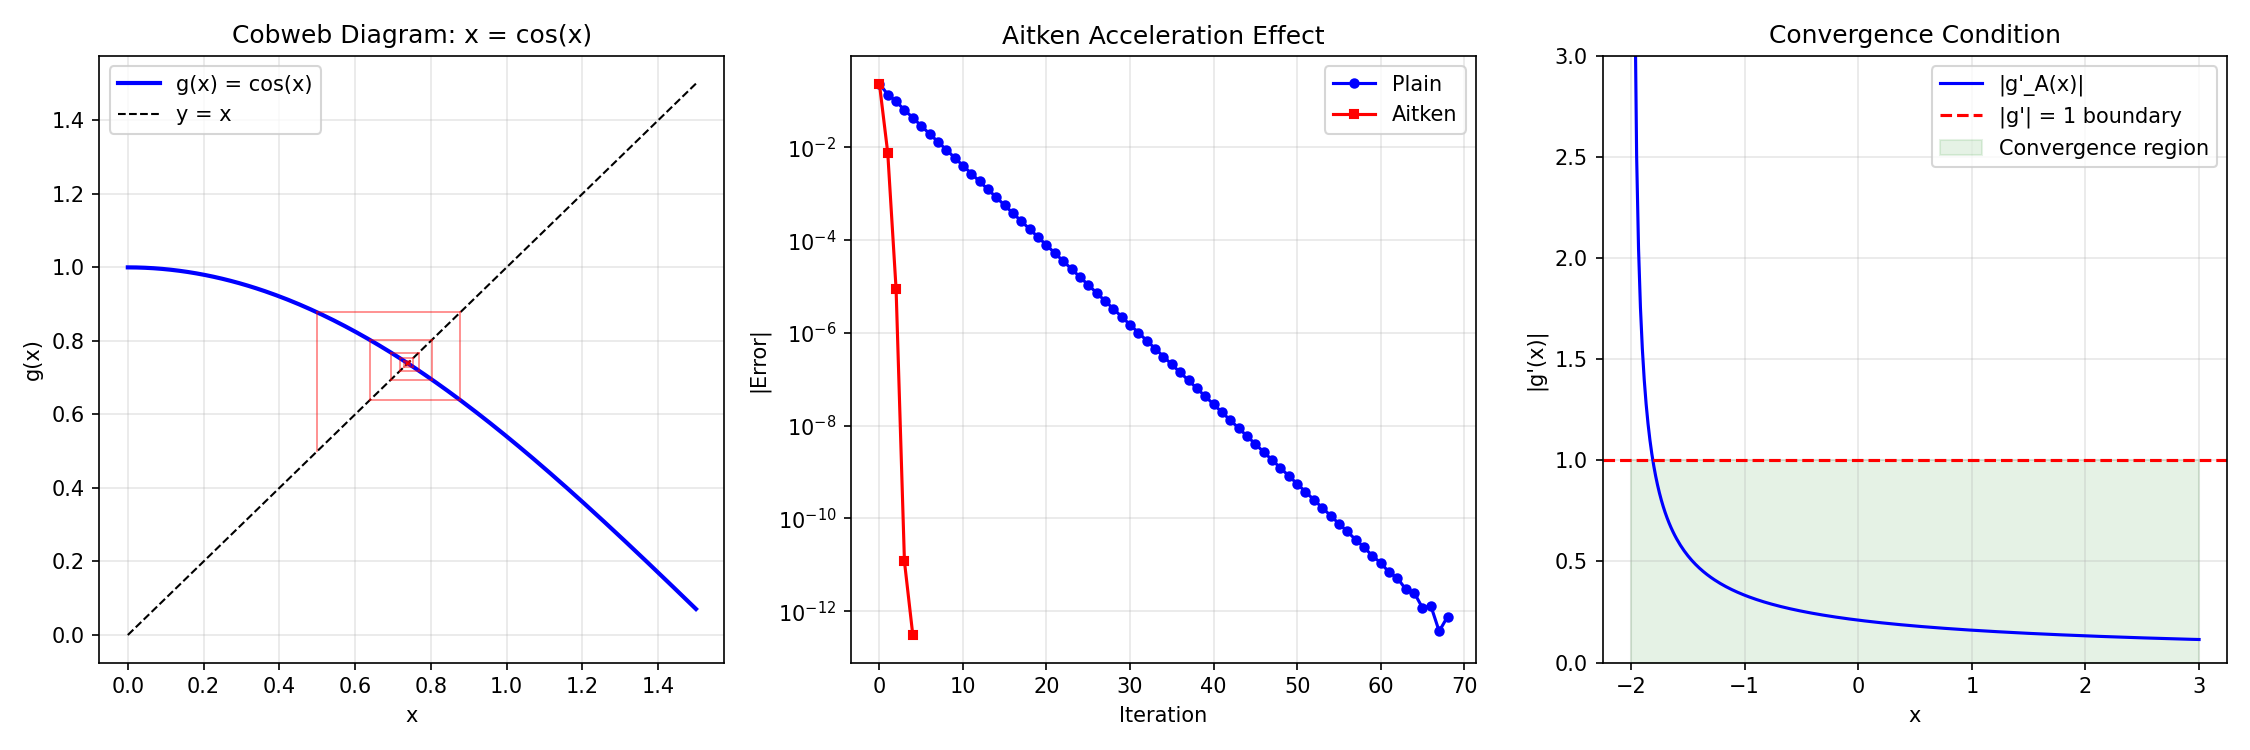

The Python source for this figure:
"""
Fixed-Point Iteration
======================
Rewrite f(x) = 0 as x = g(x), then iterate: x_{n+1} = g(x_n).

If |g'(x*)| < 1 at the fixed point x*, the iteration converges.
If |g'(x*)| > 1, it diverges.

Convergence rate:
- Linear: error_{n+1} ≈ g'(x*) · error_n
- The smaller |g'(x*)|, the faster the convergence.
- If g'(x*) = 0, convergence is quadratic (Newton's method is a special case!).

Many methods are special cases of fixed-point iteration:
- Newton: g(x) = x - f(x)/f'(x)
- Jacobi: each step is a fixed-point update
- Picard iteration for ODEs

Physics applications:
- Self-consistent field methods (Hartree-Fock).
- Iterative convergence of coupled equations.
"""

import numpy as np


def fixed_point_iteration(g, x0, tol=1e-12, max_iter=1000):
    """
    Fixed-point iteration: x_{n+1} = g(x_n).
    
    Parameters
    ----------
    g : callable – iteration function
    x0 : float – initial guess
    tol : float – tolerance |x_{n+1} - x_n|
    max_iter : int
    
    Returns
    -------
    x : float – fixed point
    info : dict
    """
    x = x0
    history = [x]
    
    for k in range(max_iter):
        try:
            x_new = g(x)
            
            # Check for divergence (value too large)
            if abs(x_new) > 1e10:
                return x, {
                    'iterations': k + 1,
                    'history': history,
                    'converged': False,
                    'error': 'Divergence detected: |x| > 1e10'
                }
            
            history.append(x_new)
            
            if abs(x_new - x) < tol:
                return x_new, {
                    'iterations': k + 1,
                    'history': history,
                    'converged': True
                }
            
            x = x_new
        except (OverflowError, ValueError) as e:
            return x, {
                'iterations': k + 1,
                'history': history,
                'converged': False,
                'error': f'Numerical error: {type(e).__name__}'
            }
    
    return x, {'iterations': max_iter, 'history': history, 'converged': False}


def aitken_acceleration(g, x0, tol=1e-12, max_iter=1000):
    """
    Aitken's Δ² acceleration (Steffensen's method).
    
    Accelerates a linearly convergent sequence to quadratic convergence!
    
    Given three iterates x_n, x_{n+1}, x_{n+2}, the accelerated value is:
        x̃ = x_n - (x_{n+1} - x_n)² / (x_{n+2} - 2x_{n+1} + x_n)
    """
    x = x0
    history = [x]
    
    for k in range(max_iter):
        x1 = g(x)
        x2 = g(x1)
        
        denom = x2 - 2*x1 + x
        if abs(denom) < 1e-16:
            return x2, {'iterations': k + 1, 'history': history, 'converged': True}
        
        # Aitken's formula
        x_new = x - (x1 - x)**2 / denom
        history.append(x_new)
        
        if abs(x_new - x) < tol:
            return x_new, {'iterations': k + 1, 'history': history, 'converged': True}
        
        x = x_new
    
    return x, {'iterations': max_iter, 'history': history, 'converged': False}


def check_convergence_condition(g, x_star, h=1e-6):
    """
    Check the Lipschitz/contraction condition |g'(x*)| < 1.
    
    Returns the estimated |g'(x*)| and whether convergence is expected.
    """
    gp = abs((g(x_star + h) - g(x_star - h)) / (2 * h))
    return gp, gp < 1


# ============================================================
# Demo
# ============================================================
if __name__ == "__main__":
    print("=" * 60)
    print("FIXED-POINT ITERATION DEMO")
    print("=" * 60)

    # --- Example 1: cos(x) = x (fixed point of cosine) ---
    print("\n--- x = cos(x) (the Dottie number) ---")
    g1 = lambda x: np.cos(x)
    
    root1, info1 = fixed_point_iteration(g1, 0.5)
    gp, conv = check_convergence_condition(g1, root1)
    print(f"Fixed point: {root1:.15f}")
    print(f"|g'(x*)|: {gp:.6f} ({'converges' if conv else 'diverges'})")
    print(f"Iterations: {info1['iterations']}")

    # --- Example 2: Different formulations of same equation ---
    print("\n--- x³ = x + 2, rearranged different ways ---")
    # f(x) = x³ - x - 2 = 0
    # Formulation A: x = (x + 2)^{1/3}
    gA = lambda x: (x + 2)**(1/3)
    rA, iA = fixed_point_iteration(gA, 1.5)
    gpA, cA = check_convergence_condition(gA, rA)
    print(f"  g(x) = (x+2)^(1/3): root = {rA:.12f}, iters = {iA['iterations']}, "
          f"|g'| = {gpA:.4f}")

    # Formulation B: x = x³ - 2 (diverges!)
    gB = lambda x: x**3 - 2
    rB, iB = fixed_point_iteration(gB, 1.5, max_iter=20)
    if iB['converged']:
        gpB, cB = check_convergence_condition(gB, rB)
        print(f"  g(x) = x³ - 2:      root = {rB:.12f}, iters = {iB['iterations']}, "
              f"|g'| = {gpB:.4f}")
    else:
        error_msg = iB.get('error', 'Did not converge')
        print(f"  g(x) = x³ - 2:      {error_msg}, iters = {iB['iterations']}")

    # --- Aitken acceleration ---
    print("\n--- Aitken Acceleration ---")
    r_plain, i_plain = fixed_point_iteration(g1, 0.5)
    r_aitken, i_aitken = aitken_acceleration(g1, 0.5)
    print(f"  Plain:  {i_plain['iterations']} iterations")
    print(f"  Aitken: {i_aitken['iterations']} iterations (accelerated!)")

    # --- Self-consistent equation (physics-like) ---
    print("\n--- Self-consistent: x = 1 + 0.5·sin(x) ---")
    g_sc = lambda x: 1 + 0.5 * np.sin(x)
    r_sc, i_sc = fixed_point_iteration(g_sc, 1.0)
    gp_sc, _ = check_convergence_condition(g_sc, r_sc)
    print(f"  Fixed point: {r_sc:.12f}")
    print(f"  |g'(x*)|: {gp_sc:.6f}")
    print(f"  Iterations: {i_sc['iterations']}")

    # Plot
    try:
        import matplotlib.pyplot as plt
        fig, axes = plt.subplots(1, 3, figsize=(15, 5))

        # Cobweb diagram for x = cos(x)
        x_line = np.linspace(0, 1.5, 200)
        axes[0].plot(x_line, np.cos(x_line), 'b-', lw=2, label='g(x) = cos(x)')
        axes[0].plot(x_line, x_line, 'k--', lw=1, label='y = x')
        
        # Draw cobweb
        x = 0.5
        for _ in range(15):
            x_new = np.cos(x)
            axes[0].plot([x, x], [x, x_new], 'r-', alpha=0.5, linewidth=0.8)
            axes[0].plot([x, x_new], [x_new, x_new], 'r-', alpha=0.5, linewidth=0.8)
            x = x_new
        
        axes[0].set_xlabel('x')
        axes[0].set_ylabel('g(x)')
        axes[0].set_title('Cobweb Diagram: x = cos(x)')
        axes[0].legend()
        axes[0].grid(True, alpha=0.3)

        # Convergence comparison: plain vs Aitken
        errors_plain = [abs(x - root1) for x in i_plain['history'] if abs(x - root1) > 1e-16]
        errors_aitken = [abs(x - root1) for x in i_aitken['history'] if abs(x - root1) > 1e-16]
        
        axes[1].semilogy(range(len(errors_plain)), errors_plain, 'bo-', label='Plain', markersize=4)
        axes[1].semilogy(range(len(errors_aitken)), errors_aitken, 'rs-', label='Aitken', markersize=4)
        axes[1].set_xlabel('Iteration')
        axes[1].set_ylabel('|Error|')
        axes[1].set_title('Aitken Acceleration Effect')
        axes[1].legend()
        axes[1].grid(True, alpha=0.3)

        # Convergence/divergence regions
        x_range = np.linspace(-2, 3, 300)
        axes[2].plot(x_range, np.abs(np.gradient(gA(x_range), x_range)), 'b-', label="|g'_A(x)|")
        axes[2].axhline(y=1, color='r', linestyle='--', label='|g\'| = 1 boundary')
        axes[2].fill_between(x_range, 0, 1, alpha=0.1, color='green', label='Convergence region')
        axes[2].set_xlabel('x')
        axes[2].set_ylabel("|g'(x)|")
        axes[2].set_title('Convergence Condition')
        axes[2].set_ylim(0, 3)
        axes[2].legend()
        axes[2].grid(True, alpha=0.3)

        plt.tight_layout()
        plt.savefig("fixed_point_iteration.png", dpi=150)
        plt.show()
    except ImportError:
        print("(matplotlib not available)")
